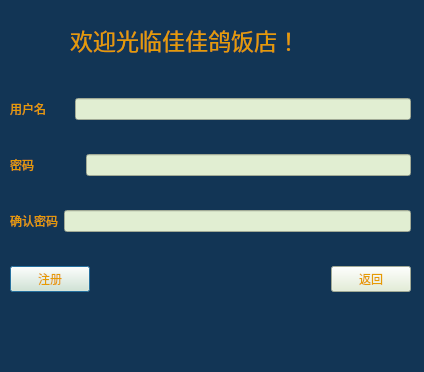
<?xml version="1.0" encoding="UTF-8"?>
<ui version="4.0">
 <class>Registers</class>
 <widget class="QDialog" name="Registers">
  <property name="geometry">
   <rect>
    <x>0</x>
    <y>0</y>
    <width>424</width>
    <height>372</height>
   </rect>
  </property>
  <property name="windowTitle">
   <string>Dialog</string>
  </property>
  <property name="styleSheet">
   <string notr="true">background-color: rgb(18, 53, 85);</string>
  </property>
  <widget class="QLabel" name="label">
   <property name="geometry">
    <rect>
     <x>70</x>
     <y>20</y>
     <width>231</width>
     <height>40</height>
    </rect>
   </property>
   <property name="font">
    <font>
     <family>Sans Serif</family>
     <pointsize>17</pointsize>
     <weight>50</weight>
     <italic>false</italic>
     <bold>false</bold>
    </font>
   </property>
   <property name="styleSheet">
    <string notr="true">color: rgb(230, 155, 3);
font: 17pt &quot;Sans Serif&quot;;</string>
   </property>
   <property name="text">
    <string>欢迎光临佳佳鸽饭店！</string>
   </property>
  </widget>
  <widget class="QWidget" name="">
   <property name="geometry">
    <rect>
     <x>10</x>
     <y>70</y>
     <width>401</width>
     <height>251</height>
    </rect>
   </property>
   <layout class="QGridLayout" name="gridLayout">
    <item row="0" column="0">
     <layout class="QHBoxLayout" name="horizontalLayout">
      <property name="spacing">
       <number>29</number>
      </property>
      <item>
       <widget class="QLabel" name="label_username">
        <property name="styleSheet">
         <string notr="true">color: rgb(230, 155, 3);
font: 17pt &quot;Sans Serif&quot;;</string>
        </property>
        <property name="text">
         <string>用户名</string>
        </property>
       </widget>
      </item>
      <item>
       <widget class="QLineEdit" name="lineEdit_username">
        <property name="styleSheet">
         <string notr="true">background-color: rgb(225, 238, 210);
color: rgb(18, 53, 85);</string>
        </property>
       </widget>
      </item>
     </layout>
    </item>
    <item row="1" column="0">
     <layout class="QHBoxLayout" name="horizontalLayout_2">
      <property name="spacing">
       <number>52</number>
      </property>
      <item>
       <widget class="QLabel" name="label_password">
        <property name="styleSheet">
         <string notr="true">color: rgb(230, 155, 3);
font: 17pt &quot;Sans Serif&quot;;</string>
        </property>
        <property name="text">
         <string>密码</string>
        </property>
       </widget>
      </item>
      <item>
       <widget class="QLineEdit" name="lineEdit_password">
        <property name="styleSheet">
         <string notr="true">background-color: rgb(225, 238, 210);
color: rgb(18, 53, 85);</string>
        </property>
       </widget>
      </item>
     </layout>
    </item>
    <item row="2" column="0">
     <layout class="QHBoxLayout" name="horizontalLayout_3">
      <item>
       <widget class="QLabel" name="label_password_2">
        <property name="styleSheet">
         <string notr="true">color: rgb(230, 155, 3);
font: 17pt &quot;Sans Serif&quot;;</string>
        </property>
        <property name="text">
         <string>确认密码</string>
        </property>
       </widget>
      </item>
      <item>
       <widget class="QLineEdit" name="lineEdit">
        <property name="styleSheet">
         <string notr="true">background-color: rgb(225, 238, 210);</string>
        </property>
       </widget>
      </item>
     </layout>
    </item>
    <item row="3" column="0">
     <layout class="QHBoxLayout" name="horizontalLayout_4">
      <item>
       <widget class="QPushButton" name="pushButton">
        <property name="styleSheet">
         <string notr="true"> background-color: rgb(225, 238, 210);
font: 14pt &quot;Sans Serif&quot;;
color: rgb(230, 155, 3);</string>
        </property>
        <property name="text">
         <string>注册</string>
        </property>
       </widget>
      </item>
      <item>
       <spacer name="horizontalSpacer">
        <property name="orientation">
         <enum>Qt::Horizontal</enum>
        </property>
        <property name="sizeHint" stdset="0">
         <size>
          <width>40</width>
          <height>20</height>
         </size>
        </property>
       </spacer>
      </item>
      <item>
       <widget class="QPushButton" name="pushButton_2">
        <property name="styleSheet">
         <string notr="true"> background-color: rgb(225, 238, 210);
font: 14pt &quot;Sans Serif&quot;;
color: rgb(230, 155, 3);</string>
        </property>
        <property name="text">
         <string>返回</string>
        </property>
       </widget>
      </item>
     </layout>
    </item>
   </layout>
  </widget>
 </widget>
 <resources/>
 <connections/>
</ui>
